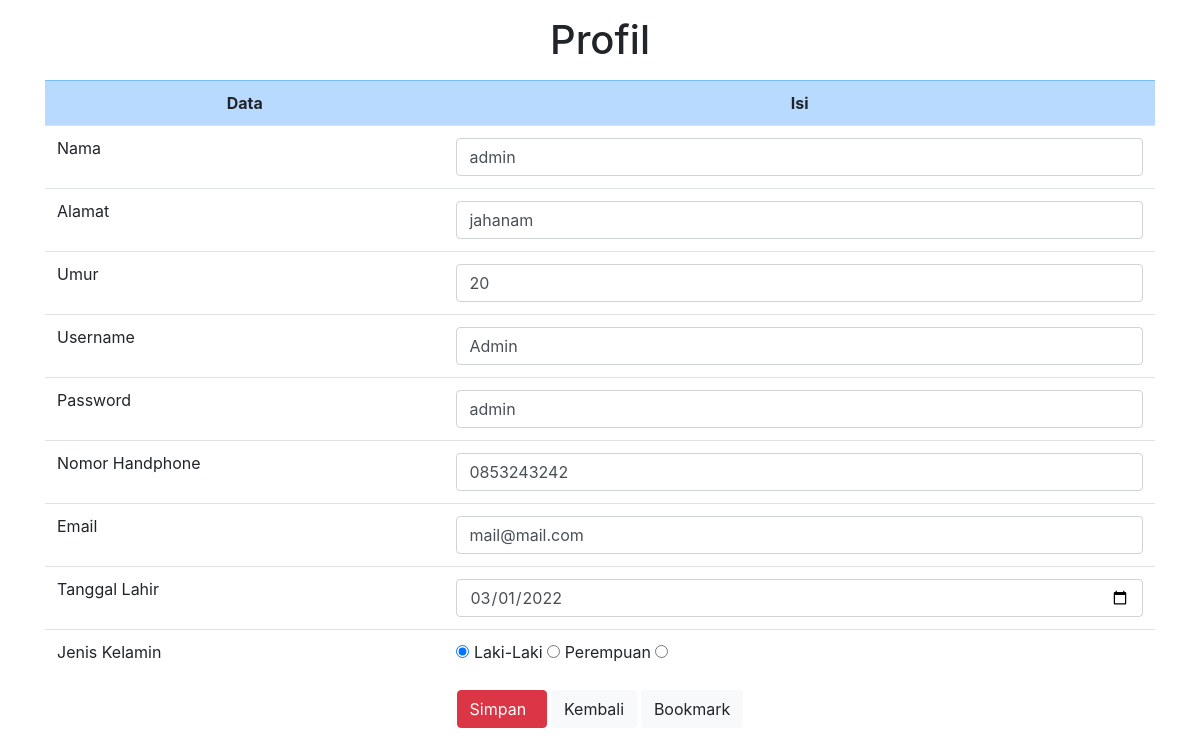
The page /profil.php (signed in) on the database its author committed.
### tables this page shows
CREATE TABLE `tbl_user` (
  `idUser` int(11) NOT NULL,
  `Username` varchar(20) NOT NULL,
  `Password` varchar(20) NOT NULL,
  `Nama` varchar(50) NOT NULL,
  `Alamat` varchar(100) NOT NULL,
  `noHP` varchar(20) NOT NULL,
  `email` varchar(50) NOT NULL,
  `Umur` int(11) NOT NULL,
  `jenisKelamin` varchar(20) NOT NULL,
  `tanggalLahir` date NOT NULL,
  `Role` varchar(20) NOT NULL
);

### profil.php (the view, shortened to what this page needs)
<?php include 'connect.php'; ?>
<link rel="stylesheet" href="https://cdn.jsdelivr.net/npm/bootstrap@4.3.1/dist/css/bootstrap.min.css">
<h1 class="mt-3 mb-3 text-center">Profil</h1>
        <div class="container">
        <form action="update.php" method="POST">
        <table class="table">
            <thead class="table-primary text-center font-weight-bold">
                <tr>
                    <td>Data</td>
                    <td>Isi</td>
                </tr>
            </thead>
            <tbody>
            <?php
                $sql = 'SELECT * FROM tbl_user WHERE idUser="'.$_SESSION['idUser'].'"';
                $query = mysqli_query($conn, $sql);
                while ($row = mysqli_fetch_object($query)) {
            ?>
                <tr>
                    <td>Nama</td>
                    <td><input type="text" class="form-control" id="name" name="Nama" value="<?php echo $row->Nama; ?>"></td>
                </tr>
                <tr>
                    <td>Alamat</td>
                    <td><input type="text" class="form-control" id="name" name="Alamat" value="<?php echo $row->Alamat; ?>"></td>
                </tr>
                <tr>
                    <td>Umur</td>
                    <td><input type="number" class="form-control" id="name" name="Umur" value="<?php echo $row->Umur; ?>"></td>
                </tr>
                <tr>
                    <td>Username</td>
                    <td><input type="text" class="form-control" id="name" name="Username" value="<?php echo $row->Username; ?>"></td>
                </tr>
                <tr>
                    <td>Password</td>
                    <td><input type="text" class="form-control" id="name" name="Password" value="<?php echo $row->Password; ?>"></td>
                </tr>
                <tr>
                    <td>Nomor Handphone</td>
                    <td><input type="number" class="form-control" id="name" name="noHP" value="<?php echo $row->noHP; ?>"></td>
                </tr>
                <tr>
                    <td>Email</td>
                    <td><input type="text" class="form-control" id="name" name="email" value="<?php echo $row->email; ?>"></td>
                </tr>
                <tr>
                    <td>Tanggal Lahir</td>
                    <td><input type="date" class="form-control" id="name" name="tanggalLahir" value="<?php echo $row->tanggalLahir; ?>"></td>
                </tr>
                <tr>
                    <td>Jenis Kelamin</td>
                    <td>
                    <?php
                    if($row->jenisKelamin== "Laki-Laki"){
                        echo '
                        <input type="radio" name="jenis_kelamin" value="Laki-Laki" checked/> Laki-Laki
                        <input type="radio" name="jenis_kelamin" value="Perempuan"/> Perempuan
                        ';
                    } elseif($row->jenisKelamin== "Perempuan"){
                        echo '
                        <input type="radio" name="jenis_kelamin" value="Laki-Laki"/> Laki-Laki
                        <input type="radio" name="jenis_kelamin" value="Perempuan" checked/> Perempuan
                        ';
                    }
                    ?>
                    <input type='radio' name='jenis_kelamin' value='Laki-Laki' />
                    </td>
                </tr>
            </tbody>
        </table>
        <div class="text-center font-weight-bold">
        <button type=submit class="btn btn-danger">Simpan<i class="icofont-simple-right ml-2"></i></button>
        <a href="index.php" class="btn btn-light">Kembali</a>
        <a href="isiBookmark.php" class="btn btn-light">Bookmark</a>
        </div>
        </form>
                </div>
<?php }?>

### rows shown on the page
tbl_user: Nama "admin", Alamat "jahanam", Umur "20", Username "Admin", Password "admin", noHP "0853243242", email "mail@mail.com", tanggalLahir "03/01/2022"
